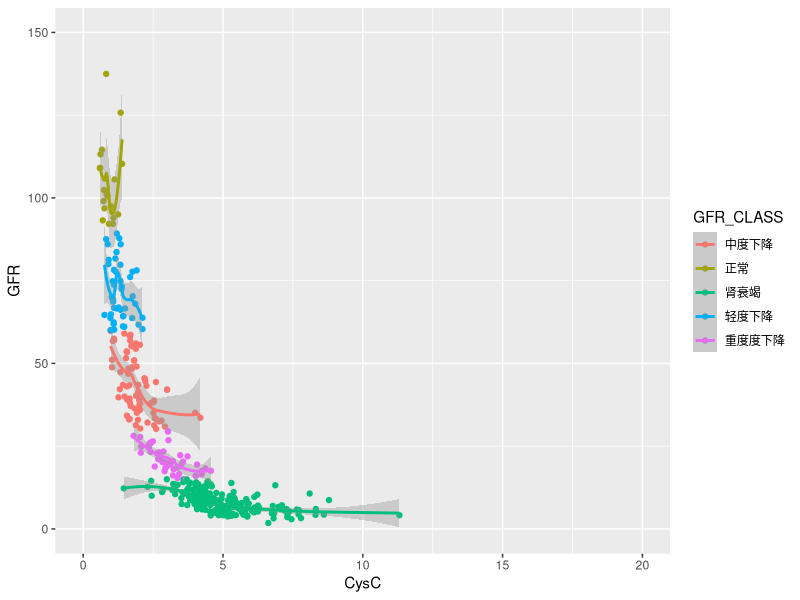
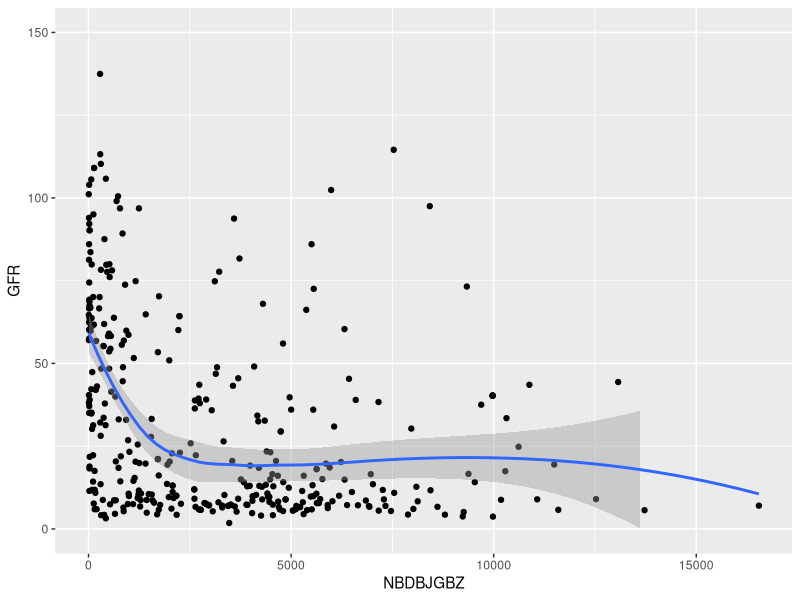
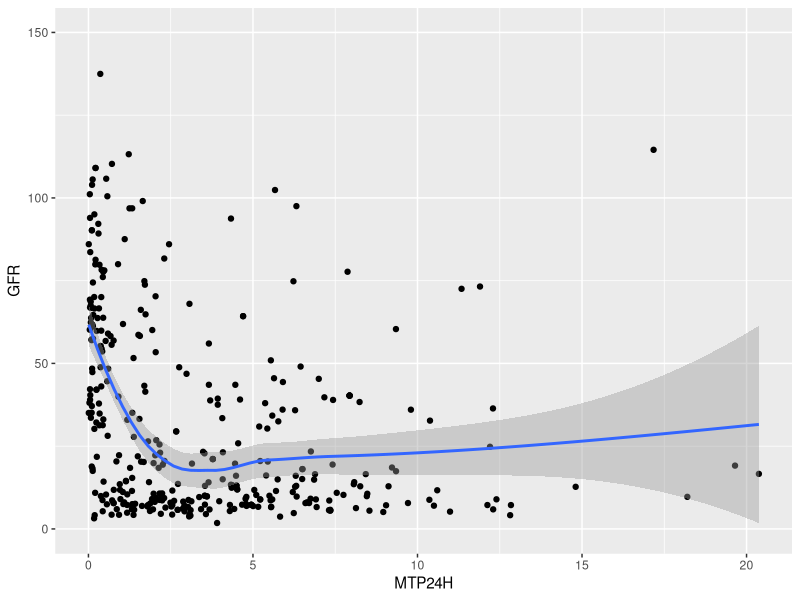

Recreate these plots in R, in order.
library(dplyr)
library(readr)
library(ggplot2)
patient_index_data <- read_csv("./hospital.csv")


###NBDBJGBZ CysC MTP24H
patient_data <- patient_index_data %>% 
  mutate(ageEffect = if_else(gender == '男', 1, 0.742)) %>% 
  mutate(GFR =  30849 * (CRE^(-1.154)) * (age^(-0.203)) * ageEffect) %>% 
  mutate(GFR_CLASS = case_when(
    GFR >= 90 ~ "正常",
    GFR >= 60 & GFR <90 ~ "轻度下降",
    GFR >= 30 & GFR <60 ~ "中度下降",
    GFR >= 15 & GFR <30 ~ "重度度下降",
    GFR <15             ~ "肾衰竭",
    TRUE                ~ "未知"
    
  ))



#CysC GFR
CysC_GFR_plot <- patient_data %>% 
  select(CysC, GFR, GFR_CLASS) %>% 
  filter(is.na(CysC) != TRUE, is.na(GFR) != TRUE)

ggplot(CysC_GFR_plot, aes(CysC, GFR, colour = GFR_CLASS)) + 
  geom_point() + 
xlim(0, 20) + ylim(0, 150)+
geom_smooth(aes(CysC, GFR))



#NBDBJGBZ GFR
NBDBJGBZ_GFR_plot <- patient_data %>% 
  select(NBDBJGBZ, GFR) %>% 
  filter(is.na(NBDBJGBZ) != TRUE, is.na(GFR) != TRUE)

ggplot(NBDBJGBZ_GFR_plot, aes(NBDBJGBZ, GFR)) + 
  geom_point() + 
  #xlim(0, 50) + 
    ylim(0, 150)+
  geom_smooth()



#MTP24H GFR
MTP24H_GFR_plot <- patient_data %>% 
  select(MTP24H, GFR) %>% 
  filter(is.na(MTP24H) != TRUE, is.na(GFR) != TRUE)

ggplot(MTP24H_GFR_plot, aes(MTP24H, GFR)) + 
  geom_point() + 
  #xlim(0, 50) + 
  ylim(0, 150)+
  geom_smooth()
